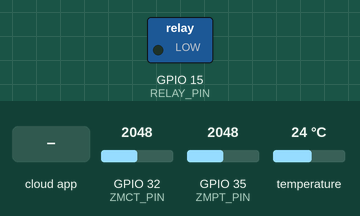
The sketch below on a simulated ESP32. On the bench: switched loads named in the sketch (green lamp = pin HIGH). The test bench sets the inputs (shaded band); at power-on: temperature 24 °C, GPIO 32 (ZMCT_PIN) = 2048, GPIO 35 (ZMPT_PIN) = 2048 (analog values on the 0–4095 scale). WiFi joins after 1.5 s; servers stay silent unless stated; uploads are accepted with an empty reply; the local clock reads 2024-03-15 10:24:30 at power-on unless the sketch sets it; the Firebase database answers and starts empty; what the sketch prints to the serial monitor is not drawn.

Above: at 5.8 s.
5.9 s: temperature set to 0.2 °C
10.8 s: temperature set to 0 °C
12.3 s: the phone or cloud app sets relayState to 1
At 17.0 s:
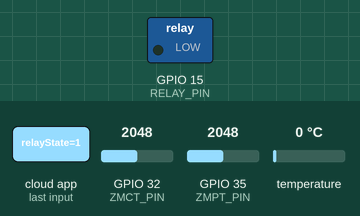
31.9 s: the phone or cloud app sets relayState to 0
At 38.1 s:
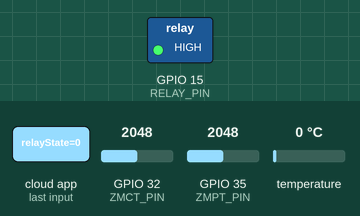
Timing chart, 0 to 39.6 s (numbered marks = the images above; inputs shaded):
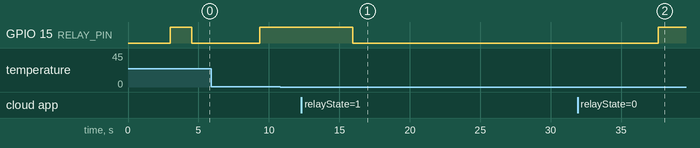

Measured:
- after the input at 10.8 s, every drawn part: stays the same
- after the input at 12.3 s, GPIO 15 (RELAY_PIN): HIGH → LOW after 3.7 s
- after the input at 31.9 s, GPIO 15 (RELAY_PIN): LOW → HIGH after 5.7 s

The sketch:

Final_AC_Module.ino
```cpp
#include <WiFi.h>
#include <FirebaseESP32.h>
#include <OneWire.h>
#include <DallasTemperature.h>
#include <HTTPClient.h>
#include <time.h>

// --------------------------
// Wi-Fi Credentials
// --------------------------
#define WIFI_SSID "Dialog 4G 512"
#define WIFI_PASSWORD "744e38d1"

// --------------------------
// Firebase Credentials
// --------------------------
#define FIREBASE_HOST "https://fault-monitoring-system-default-rtdb.asia-southeast1.firebasedatabase.app/"
#define FIREBASE_AUTH "aXfaL7b6kL0GG3TfBhVHtW39MXMNVsPk9zLfQMrb"

// --------------------------
// Google Sheets Web App URL
// --------------------------
const char* googleScriptURL = "https://script.google.com/macros/s/AKfycbwRszkEtz-PSr4TwEpkeFDo_FCOvNj7nik3CCGICCrviBgBHfwU6bxNZPCF1wfM9A_X/exec";

// --------------------------
// NTP Time Settings
// --------------------------
const char* ntpServer = "pool.ntp.org";
const long gmtOffset_sec = 19800;
const int daylightOffset_sec = 0;

// --------------------------
// Sensor Pins
// --------------------------
#define ZMCT_PIN 32     // ZMCT103C analog pin (GPIO 33)
#define ZMPT_PIN 35     // ZMPT101B analog pin
#define ONE_WIRE_BUS 4  // DS18B20 data pin
#define RELAY_PIN 15    // Relay control pin

// DS18B20 instance
OneWire oneWire(ONE_WIRE_BUS);
DallasTemperature sensors(&oneWire);

// Firebase objects
FirebaseData fbdo;
FirebaseAuth auth;
FirebaseConfig config;

// Calibration constants
const float CURRENT_CAL = 0.3166; // Calibrated for 35mA with 7W bulb at 220V
const float VOLTAGE_CAL = 0.5782; // Calibrated for ~220V
const float CURRENT_THRESHOLD = 1.0; // mA
const float VOLTAGE_THRESHOLD = 50.0; // V
const float POWER_FACTOR = 0.795;

// Global relay status
bool relayStatus = true;

// Function declarations
float readACCurrent();
float readACVoltage();
String getFormattedTime();
String getDate();
void sendToFirebase(float voltage, float current, float power, float temperature, bool relayState);
void sendToGoogleSheets(float voltage, float current, float power, float temperature, bool relayState);
void updateRelayState();

void setup() {
  Serial.begin(115200);
  delay(1000);

  // Set ADC resolution and attenuation
  analogReadResolution(12); // 12-bit ADC (0–4095)
  analogSetAttenuation(ADC_11db); // Full 0–3.3V range

  // Test ADC on ZMCT_PIN
  Serial.println("🔍 Testing ADC on GPIO " + String(ZMCT_PIN));
  for (int i = 0; i < 20; i++) {
    int adcValue = analogRead(ZMCT_PIN);
    Serial.print("ADC Sample ");
    Serial.print(i);
    Serial.print(": ");
    Serial.println(adcValue);
    delay(100);
  }

  // Initialize relay pin
  pinMode(RELAY_PIN, OUTPUT);
  digitalWrite(RELAY_PIN, HIGH); // Start with relay OFF (active-low)

  // Connect to Wi-Fi
  Serial.print("Connecting to Wi-Fi");
  WiFi.begin(WIFI_SSID, WIFI_PASSWORD);
  while (WiFi.status() != WL_CONNECTED) {
    delay(500);
    Serial.print(".");
  }
  Serial.println();
  Serial.println("✅ WiFi connected");
  Serial.print("IP Address: ");
  Serial.println(WiFi.localIP());
  configTime(gmtOffset_sec, daylightOffset_sec, ntpServer);

  // Initialize DS18B20
  sensors.begin();

  // Firebase setup
  config.host = FIREBASE_HOST;
  config.signer.tokens.legacy_token = FIREBASE_AUTH;
  Firebase.begin(&config, &auth);
  Firebase.reconnectWiFi(true);
  Serial.println("✅ Firebase connected");

  // Set initial relay state after reset
  if (esp_reset_reason() == ESP_RST_POWERON) {
    relayStatus = true;
    digitalWrite(RELAY_PIN, LOW); // Relay ON (active-low)
    Firebase.setBool(fbdo, "/modules/ac1/relayState", true);
    Serial.println("🖲 Relay turned ON after power-on reset");
  } else {
    if (Firebase.getBool(fbdo, "/modules/ac1/relayState")) {
      relayStatus = fbdo.boolData();
      digitalWrite(RELAY_PIN, relayStatus ? LOW : HIGH); // Active-low
      Serial.println("🖲 Relay state restored from Firebase: " + String(relayStatus ? "ON" : "OFF"));
    } else {
      relayStatus = false;
      digitalWrite(RELAY_PIN, HIGH); // Relay OFF
      Firebase.setBool(fbdo, "/modules/ac1/relayState", false);
      Serial.println("⚠ Failed to get relay state, defaulting to OFF: " + fbdo.errorReason());
    }
  }
}

void loop() {
  // Reconnect Wi-Fi if disconnected
  if (WiFi.status() != WL_CONNECTED) {
    Serial.println("⚠ WiFi disconnected, reconnecting...");
    WiFi.reconnect();
    delay(1000);
    return;
  }

  // Update relay state from Firebase
  updateRelayState();

  // Declare variables
  float voltage, current, power, temp;

  // Check relay status and set values
  Serial.println("🔍 Relay Status: " + String(relayStatus ? "ON" : "OFF"));
  if (!relayStatus) {
    voltage = 0.0;
    current = 0.0;
    power = 0.0;
    temp = 0.0;
    Serial.println("System is OFF, setting all values to 0");
    Serial.print("Current forced to: ");
    Serial.println(current); // Debug
  } else {
    Serial.println("System is ON, reading sensor values");
    voltage = readACVoltage();
    current = readACCurrent();
    power = voltage * (current / 1000.0) * POWER_FACTOR; // Current in A
    sensors.requestTemperatures();
    temp = sensors.getTempCByIndex(0);
  }

  // Read threshold from Firebase
  float threshold = 50.0;
  if (Firebase.getFloat(fbdo, "/settings/threshold")) {
    threshold = fbdo.floatData();
  } else {
    Firebase.setFloat(fbdo, "/settings/threshold", threshold);
    Serial.println("⚠ Threshold not found, default set to 50.0");
  }
  Serial.println("✅ Using Threshold: " + String(threshold));

  // Auto-shutdown if temperature exceeds threshold
  if (relayStatus && temp > threshold) {
    relayStatus = false;
    digitalWrite(RELAY_PIN, HIGH); // Relay OFF
    Firebase.setBool(fbdo, "/modules/ac1/relayState", false);
    Firebase.setString(fbdo, "/shutdown_event", "AC1: Temp exceeded threshold");
    Serial.println("🔥 System shut down due to high temperature!");
  }

  // Send data to Firebase and Google Sheets
  sendToFirebase(voltage, current, power, temp, relayStatus);
  sendToGoogleSheets(voltage, current, power, temp, relayStatus);
  delay(5000);
}

float readACCurrent() {
  if (!relayStatus) {
    Serial.println("🖲 Relay is OFF, returning 0mA for current");
    return 0.0;
  }

  int maxValue = 0;
  int minValue = 4095;
  int sensorValue;
  Serial.println("🔬 Reading current on GPIO " + String(ZMCT_PIN));
  Serial.println("Raw ADC Values (first 10 samples):");
  for (int i = 0; i < 2000; i++) {
    long sum = 0;
    int numReads = 10; // Average 10 readings
    for (int j = 0; j < numReads; j++) {
      sum += analogRead(ZMCT_PIN);
      delayMicroseconds(10);
    }
    sensorValue = sum / numReads;
    if (i < 10) {
      Serial.print("Sample ");
      Serial.print(i);
      Serial.print(": ");
      Serial.println(sensorValue);
    }
    if (sensorValue > maxValue) maxValue = sensorValue;
    if (sensorValue < minValue) minValue = sensorValue;
    delayMicroseconds(50);
  }
  Serial.print("ZMCT Max Value: ");
  Serial.println(maxValue);
  Serial.print("ZMCT Min Value: ");
  Serial.println(minValue);
  float peakValue = (maxValue - minValue) / 2.0;
  Serial.print("ZMCT Peak Value: ");
  Serial.println(peakValue);
  float peakCurrent = peakValue * CURRENT_CAL;
  float rmsCurrent = peakCurrent / sqrt(2); // in milliamps
  if (rmsCurrent < 5.0) { // Lowered noise threshold
    Serial.println("Current below 5mA, returning 0mA");
    return 0.0;
  }
  Serial.print("🔬 Peak Current (mA): ");
  Serial.println(peakCurrent);
  Serial.print("🔬 RMS Current (mA): ");
  Serial.println(rmsCurrent);
  return rmsCurrent;
}

float readACVoltage() {
  if (!relayStatus) {
    Serial.println("🖲 Relay is OFF, returning 0V for voltage");
    return 0.0;
  }

  float totalPeakValue = 0.0;
  int samples = 5;
  for (int j = 0; j < samples; j++) {
    int maxValue = 0;
    int minValue = 4095;
    for (int i = 0; i < 1000; i++) {
      int sensorValue = analogRead(ZMPT_PIN);
      if (sensorValue > maxValue) maxValue = sensorValue;
      if (sensorValue < minValue) minValue = sensorValue;
      delayMicroseconds(100);
    }
    float peakValue = (maxValue - minValue) / 2.0;
    totalPeakValue += peakValue;
  }
  float avgPeakValue = totalPeakValue / samples;
  Serial.print("ZMPT Avg Peak Value: ");
  Serial.println(avgPeakValue);
  float peakVoltage = avgPeakValue * VOLTAGE_CAL;
  float rmsVoltage = peakVoltage / sqrt(2);
  Serial.print("RMS Voltage: ");
  Serial.println(rmsVoltage);
  return (rmsVoltage < VOLTAGE_THRESHOLD) ? 0.0 : rmsVoltage;
}

String getFormattedTime() {
  struct tm timeinfo;
  if (!getLocalTime(&timeinfo)) return "Unknown";
  char buffer[30];
  strftime(buffer, sizeof(buffer), "%Y-%m-%d %H:%M:%S", &timeinfo);
  return String(buffer);
}

String getDate() {
  struct tm timeinfo;
  if (!getLocalTime(&timeinfo)) return "Unknown";
  char buffer[11];
  strftime(buffer, sizeof(buffer), "%Y-%m-%d", &timeinfo);
  return String(buffer);
}

void sendToFirebase(float voltage, float current, float power, float temperature, bool relayState) {
  String timestamp = getFormattedTime();
  String path = "/modules/ac1";

  if (!relayState) {
    voltage = 0.0;
    current = 0.0;
    power = 0.0;
    temperature = 0.0;
    Serial.println("🖲 Relay OFF: Forcing all values to 0 in Firebase");
  }

  Serial.println("===============================");
  Serial.println("Sending to Firebase:");
  Serial.print("🔌 Voltage:   "); Serial.print(voltage, 2); Serial.println(" V");
  Serial.print("⚡ Current:   "); Serial.print(current, 2); Serial.println(" mA");
  Serial.print("🔋 Power:     "); Serial.print(power, 2); Serial.println(" W");
  Serial.print("🌡 Temp:      "); Serial.print(temperature, 2); Serial.println(" °C");
  Serial.print("🖲 Relay:     "); Serial.println(relayState ? "ON" : "OFF");
  Serial.print("📅 Timestamp: "); Serial.println(timestamp);
  Serial.println("===============================\n");

  Firebase.setFloat(fbdo, path + "/voltage", voltage);
  Firebase.setFloat(fbdo, path + "/current", current);
  Firebase.setFloat(fbdo, path + "/power", power);
  Firebase.setFloat(fbdo, path + "/temperature", temperature);
  Firebase.setBool(fbdo, path + "/relayState", relayState);
  Firebase.setString(fbdo, path + "/timestamp", timestamp);

  if (fbdo.errorReason().length() > 0) {
    Serial.println("⚠ Firebase error: " + fbdo.errorReason());
  } else {
    Serial.println("✅ Data sent to Firebase: " + path);
  }
}

void sendToGoogleSheets(float voltage, float current, float power, float temperature, bool relayState) {
  String timestamp = getFormattedTime();
  String date = getDate();

  if (!relayState) {
    voltage = 0.0;
    current = 0.0;
    power = 0.0;
    temperature = 0.0;
    Serial.println("🖲 Relay OFF: Forcing all values to 0 in Google Sheets");
  }

  Serial.println("===============================");
  Serial.println("Sending to Google Sheets:");
  Serial.print("🔌 Voltage:   "); Serial.print(voltage, 2); Serial.println(" V");
  Serial.print("⚡ Current:   "); Serial.print(current, 2); Serial.println(" mA");
  Serial.print("🔋 Power:     "); Serial.print(power, 2); Serial.println(" W");
  Serial.print("🌡 Temp:      "); Serial.print(temperature, 2); Serial.println(" °C");
  Serial.print("🖲 Relay:     "); Serial.println(relayState ? "ON" : "OFF");
  Serial.print("📅 Timestamp: "); Serial.println(timestamp);
  Serial.println("===============================\n");

  if (WiFi.status() == WL_CONNECTED) {
    HTTPClient http;
    http.begin(googleScriptURL);
    http.addHeader("Content-Type", "application/json");

    String jsonPayload = "{\"timestamp\":\"" + timestamp + "\",";
    jsonPayload += "\"voltage\":" + String(voltage, 2) + ",";
    jsonPayload += "\"current\":" + String(current, 2) + ",";
    jsonPayload += "\"power\":" + String(power, 2) + ",";
    jsonPayload += "\"temperature\":" + String(temperature, 2) + ",";
    jsonPayload += "\"relayState\":" + String(relayState ? "true" : "false") + "}";

    Serial.print("Sending JSON payload: ");
    Serial.println(jsonPayload);

    int httpResponseCode = http.POST(jsonPayload);

    if (httpResponseCode > 0) {
      String response = http.getString();
      Serial.print("HTTP Response code: ");
      Serial.println(httpResponseCode);
      Serial.print("Response: ");
      Serial.println(response);
    } else {
      Serial.print("⚠ Error sending data to Google Sheets, HTTP code: ");
      Serial.println(httpResponseCode);
    }

    http.end();
  } else {
    Serial.println("⚠ WiFi not connected, cannot send to Google Sheets");
  }
}

void updateRelayState() {
  String path = "/modules/ac1/relayState";
  Serial.println("🔍 Reading relay state from Firebase: " + path);
  int retries = 3;
  bool success = false;
  for (int i = 0; i < retries && !success; i++) {
    if (Firebase.getBool(fbdo, path)) {
      bool newRelayState = fbdo.boolData();
      Serial.print("Firebase relay state: ");
      Serial.println(newRelayState ? "ON" : "OFF");
      if (newRelayState != relayStatus) {
        relayStatus = newRelayState;
        digitalWrite(RELAY_PIN, relayStatus ? LOW : HIGH);
        Serial.println("🖲 Relay state updated: " + String(relayStatus ? "ON" : "OFF"));
      } else {
        digitalWrite(RELAY_PIN, relayStatus ? LOW : HIGH);
        Serial.println("🖲 Relay state unchanged: " + String(relayStatus ? "ON" : "OFF"));
      }
      success = true;
    } else {
      Serial.println("⚠ Firebase error (attempt " + String(i + 1) + "): " + fbdo.errorReason());
      delay(1000);
    }
  }
  if (!success) {
    Serial.println("⚠ Failed to read relay state after " + String(retries) + " attempts");
    digitalWrite(RELAY_PIN, relayStatus ? LOW : HIGH);
    Serial.println("🖲 Retaining last relay state: " + String(relayStatus ? "ON" : "OFF"));
  }
}
```
